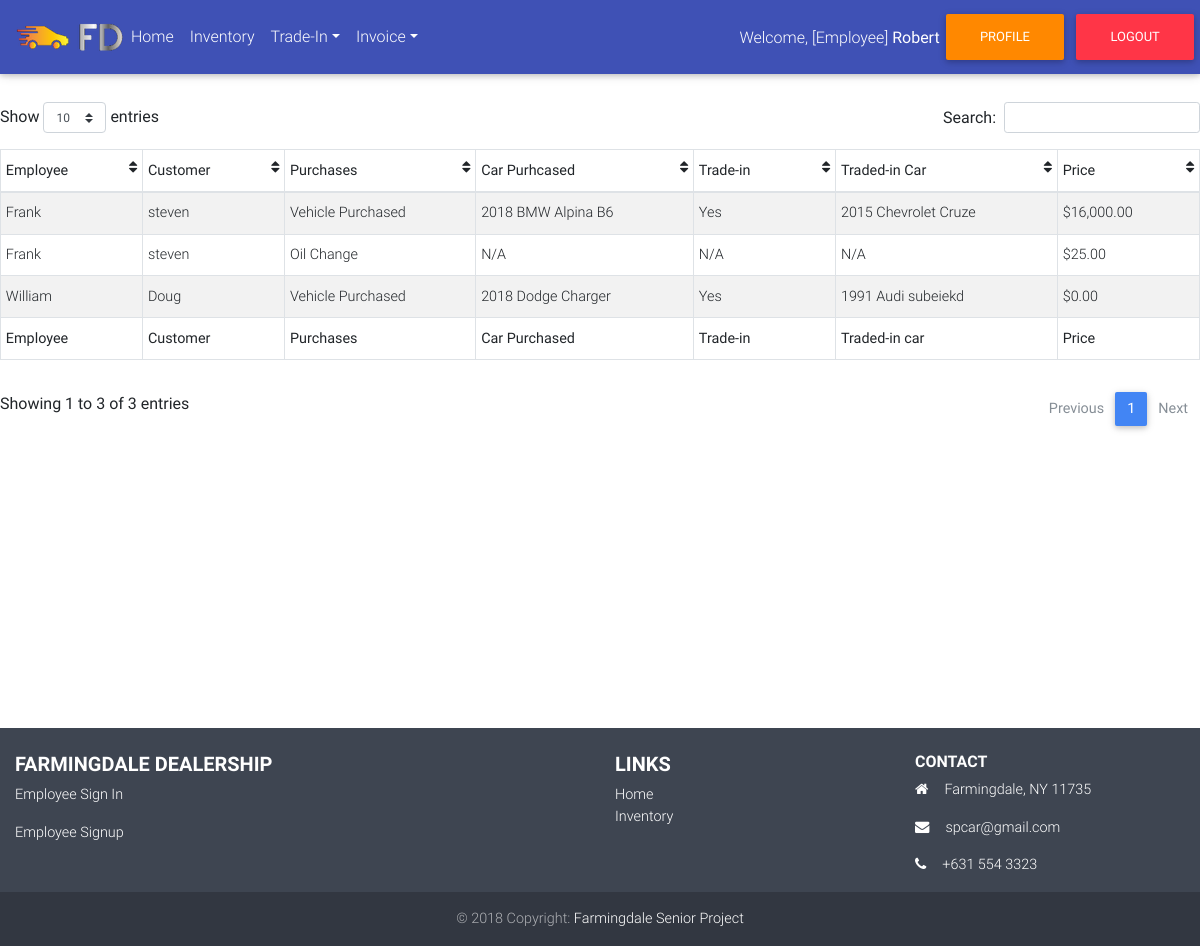
Page /ezpz.php (signed in) on the committed database.
### tables this page shows
CREATE TABLE `invoice` (
  `InvoiceID` int(11) NOT NULL,
  `employee` varchar(30) NOT NULL,
  `customer` varchar(30) NOT NULL,
  `purchase` int(11) NOT NULL,
  `carlisting` int(11) NOT NULL,
  `cartrade` int(11) NOT NULL,
  `price` int(11) NOT NULL
);

CREATE TABLE `sold_inventory` (
  `id` int(11) NOT NULL,
  `year` year(4) NOT NULL,
  `make` varchar(40) NOT NULL,
  `model` varchar(40) NOT NULL,
  `price` int(11) NOT NULL
);

CREATE TABLE `car_trade` (
  `id` int(11) NOT NULL,
  `fullName` varchar(20) NOT NULL,
  `year` int(4) NOT NULL,
  `make` tinytext NOT NULL,
  `model` tinytext NOT NULL,
  `condi` tinytext NOT NULL,
  `miles` int(11) NOT NULL,
  `value` decimal(10,0) NOT NULL
);

### includes/show_invoice.php (the view, shortened to what this page needs)
<?php
     $sql = "SELECT * FROM invoice;";
    $sql2 = "SELECT * FROM sold_inventory;";
    $sql3 = "SELECT * FROM car_trade;";
    $result = mysqli_query($conn, $sql);
    $result2 = mysqli_query($conn, $sql2);
    $result3 = mysqli_query($conn, $sql3);
    $resultCheck = mysqli_num_rows($result);
 if ($resultCheck > 0) {
 while ($row = mysqli_fetch_assoc($result)) {
        echo  "<tr>
		<td>" . $row['employee'] . "</td>
		<td>" . $row['customer'] . "</td>";
            $purchace = $row['purchase'];
            if ($purchace =='1'){
                echo"<td>Vehicle Purchased</td>";
            }
            if ($purchace =='2'){
             echo"<td>Oil Change</td>";
            }
		if ($purchace !='1'){
			echo"<td>N/A</td>";
		}
		else{
			while($row1 = mysqli_fetch_assoc($result2)){
				if($purchace =='1'){
					echo "<td>" . $row1['year'] . " " . $row1['make'] . " " . $row1['model'] ."</td>";
					break;
				}
			}
		}
		  $cartrade = $row['cartrade'];
		  if ($cartrade =='1'){
		  echo"<td>N/A</td>";
		  }
		  if ($cartrade !='1'){
		      echo"<td>Yes</td>";
		  }
		  if ($cartrade =='1'){
		      echo"<td>N/A</td>";
		  }
		  else{
		while($row1 = mysqli_fetch_assoc($result3)){
		 if ($cartrade !='1'){
		     echo" <td>" . $row1['year'] . " " . $row1['make'] . " " . $row1['model']. "</td>";
		    break;
		 }
		}
		  }
		   echo "<td>" . " $" . number_format($row['price'],2) . "</td>
		</tr>
		";
 }
}

### css/inventory.css (style rules this page uses)
* { margin: 0; }
html, body { height: 100%; }

### rows in the picture
invoice: employee "Frank", customer "steven", purchase "Vehicle Purchased", cartrade "Yes", price "16,000.00"
sold_inventory: year "2018", make "BMW", model "Alpina B6"
car_trade: year "2015", make "Chevrolet", model "Cruze"
invoice: employee "Frank", customer "steven", purchase "Oil Change", cartrade "N/A", price "25.00"
invoice: employee "William", customer "Doug", purchase "Vehicle Purchased", cartrade "Yes", price "0.00"
sold_inventory: year "2018", make "Dodge", model "Charger"
car_trade: year "1991", make "Audi", model "subeiekd"

### other values in the picture
$_SESSION['eeid'] "Robert"
